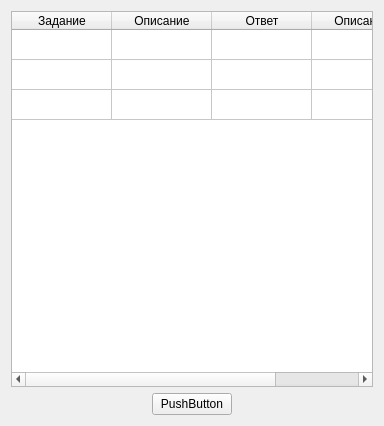
<?xml version="1.0" encoding="UTF-8"?>
<ui version="4.0">
 <class>Form</class>
 <widget class="QWidget" name="Form">
  <property name="geometry">
   <rect>
    <x>0</x>
    <y>0</y>
    <width>384</width>
    <height>426</height>
   </rect>
  </property>
  <property name="sizePolicy">
   <sizepolicy hsizetype="Preferred" vsizetype="Preferred">
    <horstretch>0</horstretch>
    <verstretch>0</verstretch>
   </sizepolicy>
  </property>
  <property name="windowTitle">
   <string>Form</string>
  </property>
  <layout class="QGridLayout" name="gridLayout">
   <item row="1" column="0" alignment="Qt::AlignHCenter">
    <widget class="QPushButton" name="pushButton">
     <property name="sizePolicy">
      <sizepolicy hsizetype="Fixed" vsizetype="Fixed">
       <horstretch>0</horstretch>
       <verstretch>0</verstretch>
      </sizepolicy>
     </property>
     <property name="layoutDirection">
      <enum>Qt::LeftToRight</enum>
     </property>
     <property name="text">
      <string>PushButton</string>
     </property>
    </widget>
   </item>
   <item row="0" column="0">
    <widget class="QTableWidget" name="tableWidget">
     <property name="gridStyle">
      <enum>Qt::SolidLine</enum>
     </property>
     <property name="cornerButtonEnabled">
      <bool>false</bool>
     </property>
     <attribute name="horizontalHeaderVisible">
      <bool>true</bool>
     </attribute>
     <attribute name="horizontalHeaderCascadingSectionResizes">
      <bool>true</bool>
     </attribute>
     <attribute name="horizontalHeaderDefaultSectionSize">
      <number>100</number>
     </attribute>
     <attribute name="horizontalHeaderHighlightSections">
      <bool>true</bool>
     </attribute>
     <attribute name="horizontalHeaderMinimumSectionSize">
      <number>25</number>
     </attribute>
     <attribute name="horizontalHeaderShowSortIndicator" stdset="0">
      <bool>false</bool>
     </attribute>
     <attribute name="horizontalHeaderStretchLastSection">
      <bool>true</bool>
     </attribute>
     <attribute name="verticalHeaderVisible">
      <bool>false</bool>
     </attribute>
     <row>
      <property name="text">
       <string>Новая строка</string>
      </property>
     </row>
     <row>
      <property name="text">
       <string>Новая строка</string>
      </property>
     </row>
     <row>
      <property name="text">
       <string>Новая строка</string>
      </property>
     </row>
     <column>
      <property name="text">
       <string>Задание</string>
      </property>
     </column>
     <column>
      <property name="text">
       <string>Описание</string>
      </property>
     </column>
     <column>
      <property name="text">
       <string>Ответ</string>
      </property>
     </column>
     <column>
      <property name="text">
       <string>Описание</string>
      </property>
     </column>
    </widget>
   </item>
  </layout>
 </widget>
 <resources/>
 <connections/>
</ui>
